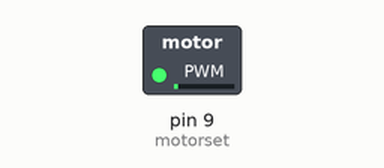
Recording of a sketch running on a simulated Arduino Uno, built with avr-gcc and run on an emulated ATmega328P. Parts: switched loads named in the sketch (green lamp = pin HIGH). What the sketch prints to the serial monitor is not drawn.

Above: at 0.05 s.
Timing chart, 0 to 4.6 s (numbered marks = the images above):
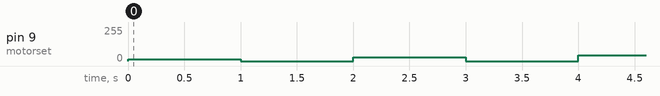

The sketch:

DCMOTOR-RUN.ino
```cpp
int motorset = 9;
int p = 0;

void setup() {
Serial.begin(9600);

}

void loop() {
  while(p<255)
  {p = p+15;
  analogWrite(motorset, p);
  delay(1000);
  analogWrite(motorset, 0);
  delay(1000);
  Serial.println(p);
  }
}
```
